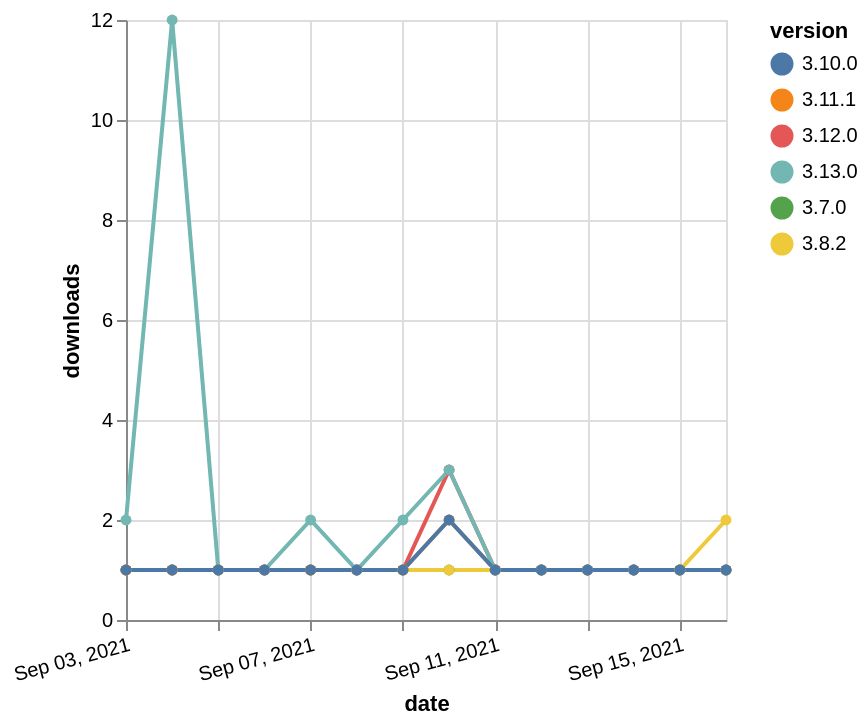

Write a Vega-Lite specification for this figure.
### Vega-Lite specification from a JSON file in a GitHub repository (floating-point values rounded to 4 significant figures)
{"$schema": "https://vega.github.io/schema/vega-lite/v5.json", "description": "A simple bar chart with embedded data.", "data": {"values": [{"date": "2021-09-03", "total": 276, "delta": 1, "version": "3.7.0"}, {"date": "2021-09-04", "total": 277, "delta": 1, "version": "3.7.0"}, {"date": "2021-09-05", "total": 278, "delta": 1, "version": "3.7.0"}, {"date": "2021-09-06", "total": 279, "delta": 1, "version": "3.7.0"}, {"date": "2021-09-07", "total": 280, "delta": 1, "version": "3.7.0"}, {"date": "2021-09-08", "total": 281, "delta": 1, "version": "3.7.0"}, {"date": "2021-09-09", "total": 282, "delta": 1, "version": "3.7.0"}, {"date": "2021-09-10", "total": 283, "delta": 1, "version": "3.7.0"}, {"date": "2021-09-11", "total": 284, "delta": 1, "version": "3.7.0"}, {"date": "2021-09-12", "total": 285, "delta": 1, "version": "3.7.0"}, {"date": "2021-09-13", "total": 286, "delta": 1, "version": "3.7.0"}, {"date": "2021-09-14", "total": 287, "delta": 1, "version": "3.7.0"}, {"date": "2021-09-15", "total": 288, "delta": 1, "version": "3.7.0"}, {"date": "2021-09-16", "total": 289, "delta": 1, "version": "3.7.0"}, {"date": "2021-09-03", "total": 426, "delta": 1, "version": "3.8.2"}, {"date": "2021-09-04", "total": 427, "delta": 1, "version": "3.8.2"}, {"date": "2021-09-05", "total": 428, "delta": 1, "version": "3.8.2"}, {"date": "2021-09-06", "total": 429, "delta": 1, "version": "3.8.2"}, {"date": "2021-09-07", "total": 430, "delta": 1, "version": "3.8.2"}, {"date": "2021-09-08", "total": 431, "delta": 1, "version": "3.8.2"}, {"date": "2021-09-09", "total": 432, "delta": 1, "version": "3.8.2"}, {"date": "2021-09-10", "total": 433, "delta": 1, "version": "3.8.2"}, {"date": "2021-09-11", "total": 434, "delta": 1, "version": "3.8.2"}, {"date": "2021-09-12", "total": 435, "delta": 1, "version": "3.8.2"}, {"date": "2021-09-13", "total": 436, "delta": 1, "version": "3.8.2"}, {"date": "2021-09-14", "total": 437, "delta": 1, "version": "3.8.2"}, {"date": "2021-09-15", "total": 438, "delta": 1, "version": "3.8.2"}, {"date": "2021-09-16", "total": 440, "delta": 2, "version": "3.8.2"}, {"date": "2021-09-03", "total": 178, "delta": 1, "version": "3.12.0"}, {"date": "2021-09-04", "total": 179, "delta": 1, "version": "3.12.0"}, {"date": "2021-09-05", "total": 180, "delta": 1, "version": "3.12.0"}, {"date": "2021-09-06", "total": 181, "delta": 1, "version": "3.12.0"}, {"date": "2021-09-07", "total": 182, "delta": 1, "version": "3.12.0"}, {"date": "2021-09-08", "total": 183, "delta": 1, "version": "3.12.0"}, {"date": "2021-09-09", "total": 184, "delta": 1, "version": "3.12.0"}, {"date": "2021-09-10", "total": 187, "delta": 3, "version": "3.12.0"}, {"date": "2021-09-11", "total": 188, "delta": 1, "version": "3.12.0"}, {"date": "2021-09-12", "total": 189, "delta": 1, "version": "3.12.0"}, {"date": "2021-09-13", "total": 190, "delta": 1, "version": "3.12.0"}, {"date": "2021-09-14", "total": 191, "delta": 1, "version": "3.12.0"}, {"date": "2021-09-15", "total": 192, "delta": 1, "version": "3.12.0"}, {"date": "2021-09-16", "total": 193, "delta": 1, "version": "3.12.0"}, {"date": "2021-09-03", "total": 160, "delta": 1, "version": "3.11.1"}, {"date": "2021-09-04", "total": 161, "delta": 1, "version": "3.11.1"}, {"date": "2021-09-05", "total": 162, "delta": 1, "version": "3.11.1"}, {"date": "2021-09-06", "total": 163, "delta": 1, "version": "3.11.1"}, {"date": "2021-09-07", "total": 164, "delta": 1, "version": "3.11.1"}, {"date": "2021-09-08", "total": 165, "delta": 1, "version": "3.11.1"}, {"date": "2021-09-09", "total": 166, "delta": 1, "version": "3.11.1"}, {"date": "2021-09-10", "total": 168, "delta": 2, "version": "3.11.1"}, {"date": "2021-09-11", "total": 169, "delta": 1, "version": "3.11.1"}, {"date": "2021-09-12", "total": 170, "delta": 1, "version": "3.11.1"}, {"date": "2021-09-13", "total": 171, "delta": 1, "version": "3.11.1"}, {"date": "2021-09-14", "total": 172, "delta": 1, "version": "3.11.1"}, {"date": "2021-09-15", "total": 173, "delta": 1, "version": "3.11.1"}, {"date": "2021-09-16", "total": 174, "delta": 1, "version": "3.11.1"}, {"date": "2021-09-03", "total": 124, "delta": 2, "version": "3.13.0"}, {"date": "2021-09-04", "total": 136, "delta": 12, "version": "3.13.0"}, {"date": "2021-09-05", "total": 137, "delta": 1, "version": "3.13.0"}, {"date": "2021-09-06", "total": 138, "delta": 1, "version": "3.13.0"}, {"date": "2021-09-07", "total": 140, "delta": 2, "version": "3.13.0"}, {"date": "2021-09-08", "total": 141, "delta": 1, "version": "3.13.0"}, {"date": "2021-09-09", "total": 143, "delta": 2, "version": "3.13.0"}, {"date": "2021-09-10", "total": 146, "delta": 3, "version": "3.13.0"}, {"date": "2021-09-11", "total": 147, "delta": 1, "version": "3.13.0"}, {"date": "2021-09-12", "total": 148, "delta": 1, "version": "3.13.0"}, {"date": "2021-09-13", "total": 149, "delta": 1, "version": "3.13.0"}, {"date": "2021-09-14", "total": 150, "delta": 1, "version": "3.13.0"}, {"date": "2021-09-15", "total": 151, "delta": 1, "version": "3.13.0"}, {"date": "2021-09-16", "total": 152, "delta": 1, "version": "3.13.0"}, {"date": "2021-09-03", "total": 195, "delta": 1, "version": "3.10.0"}, {"date": "2021-09-04", "total": 196, "delta": 1, "version": "3.10.0"}, {"date": "2021-09-05", "total": 197, "delta": 1, "version": "3.10.0"}, {"date": "2021-09-06", "total": 198, "delta": 1, "version": "3.10.0"}, {"date": "2021-09-07", "total": 199, "delta": 1, "version": "3.10.0"}, {"date": "2021-09-08", "total": 200, "delta": 1, "version": "3.10.0"}, {"date": "2021-09-09", "total": 201, "delta": 1, "version": "3.10.0"}, {"date": "2021-09-10", "total": 203, "delta": 2, "version": "3.10.0"}, {"date": "2021-09-11", "total": 204, "delta": 1, "version": "3.10.0"}, {"date": "2021-09-12", "total": 205, "delta": 1, "version": "3.10.0"}, {"date": "2021-09-13", "total": 206, "delta": 1, "version": "3.10.0"}, {"date": "2021-09-14", "total": 207, "delta": 1, "version": "3.10.0"}, {"date": "2021-09-15", "total": 208, "delta": 1, "version": "3.10.0"}, {"date": "2021-09-16", "total": 209, "delta": 1, "version": "3.10.0"}]}, "width": "container", "mark": {"type": "line", "point": {"filled": true}}, "encoding": {"x": {"field": "date", "type": "temporal", "timeUnit": "yearmonthdate", "title": "date", "axis": {"labelAngle": -15}}, "y": {"field": "delta", "type": "quantitative", "title": "downloads"}, "color": {"field": "version", "type": "nominal"}, "tooltip": {"field": "delta"}}}
